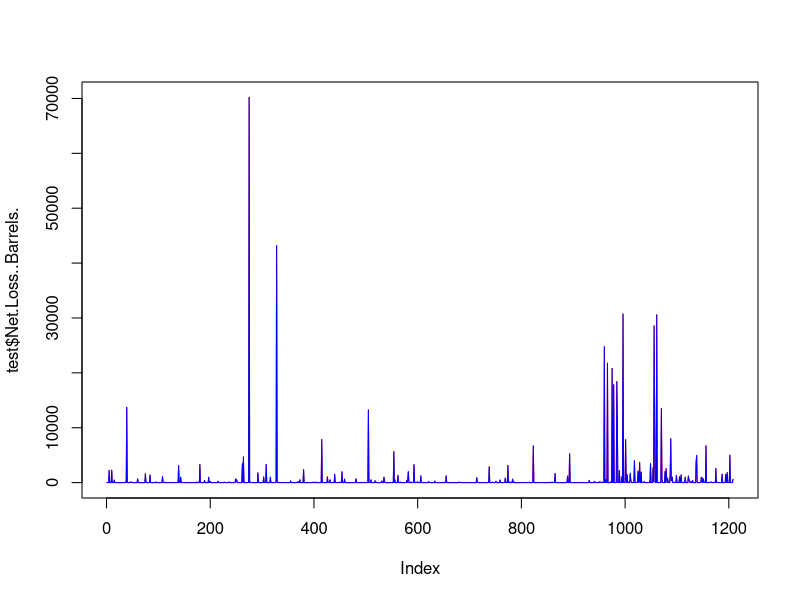

This chart was generated by the following R code:
op=read.csv("datasetmain.csv")
op
summary(op)
head(op)


#splitting data into training and test

set.seed(2)
library(caTools)
split=sample.split(op,SplitRatio = 0.8)
split

train=subset(op,split="TRUE")
test=subset(op,split="FALSE")

#create the model
net=train$Net.Loss..Barrels.
unint=train$Unintentional.Release..Barrels.
rec=train$Liquid.Recovery..Barrels.
int=train$Intentional.Release..Barrels.
model=lm(net~(unint+int+rec),data=train)
summary(model)

#prediction

pred=predict(model,test)
plot(test$Net.Loss..Barrels.,type="l",lty=1.8,col="red")
lines(pred,type="l",col="blue")

#Finding the accuracy
rmse = sqrt(mean(pred-op$Net.Loss..Barrels.)^2)
rmse

#correlation 
cor(op$Net.Loss..Barrels.,op$Unintentional.Release..Barrels.)

head(test$Net.Loss..Barrels.)
head(pred)
